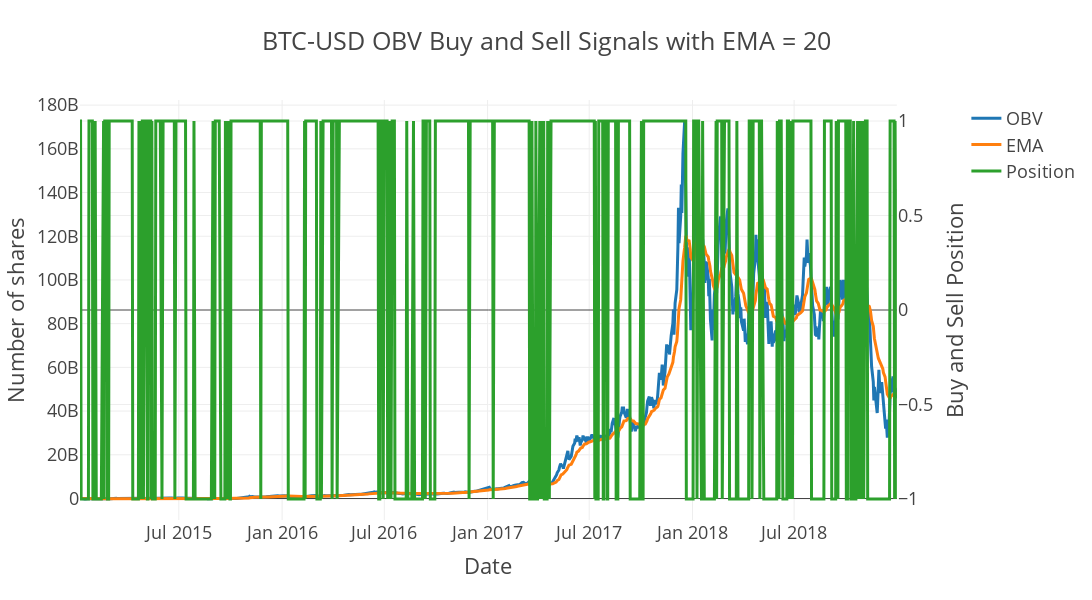

The cell this chart's notebook holds for it:
### Code cell
tester.plot_buys_and_sells()

### Figure 1 — Plotly figure (JSON) as saved in the notebook; plotly's stock layout.template omitted (floating-point values rounded to 4 significant figures; data arrays with more than 128 entries replaced by an {"elided": "..."} marker saying what was removed)
{"data": [{"name": "OBV", "type": "scatter", "x": {"elided": "1004 str values"}, "xaxis": "x", "y": {"elided": "1004 float values"}, "yaxis": "y"}, {"name": "EMA", "type": "scatter", "x": {"elided": "1004 str values"}, "xaxis": "x", "y": {"elided": "1004 float values"}, "yaxis": "y"}, {"name": "Position", "type": "scatter", "x": {"elided": "1004 str values"}, "xaxis": "x", "y": {"elided": "1004 int values"}, "yaxis": "y2"}], "layout": {"height": 600, "title": {"text": "BTC-USD OBV Buy and Sell Signals with EMA = 20"}, "width": 1400, "xaxis": {"anchor": "y", "domain": [0, 0.94], "title": {"text": "Date"}}, "yaxis": {"anchor": "x", "domain": [0, 1], "title": {"text": "Number of shares"}}, "yaxis2": {"anchor": "x", "overlaying": "y", "side": "right", "title": {"text": "Buy and Sell Position"}}}}
